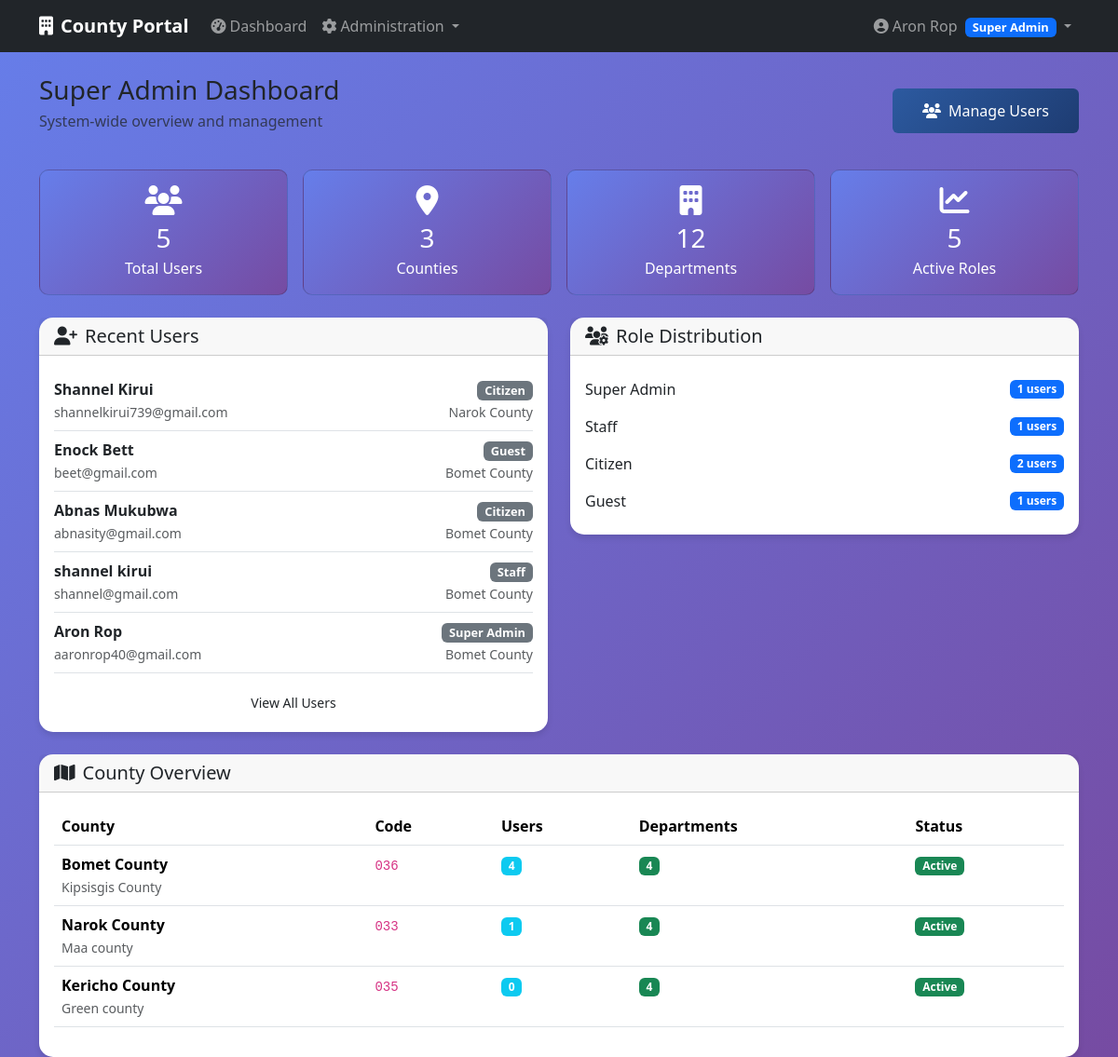
The page /admin-dashboard (signed in) on the database as committed earlier.
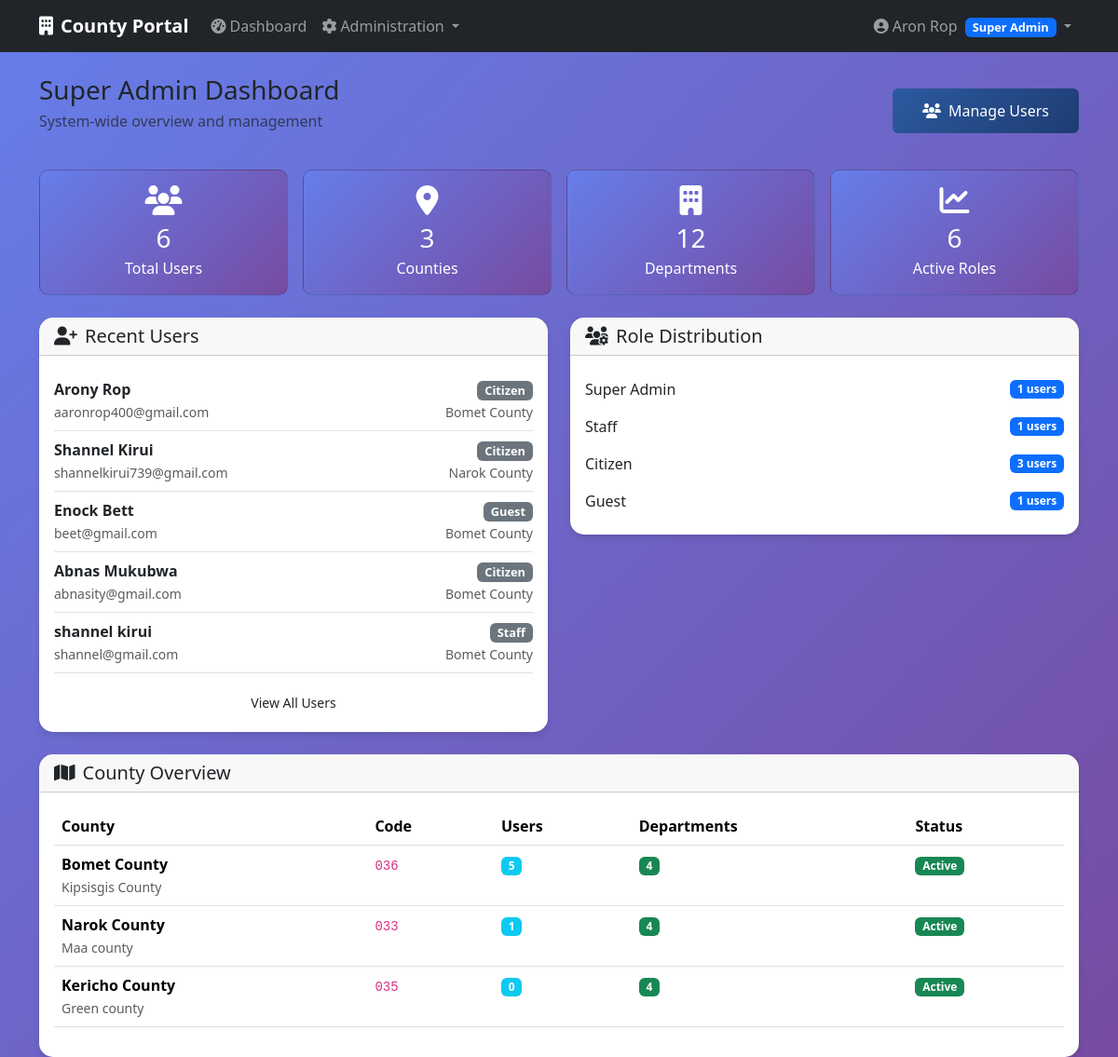
The same page on the database as committed later.
### app/models/user.py (models this page shows, shortened)
class Role(db.Model, RoleMixin):
    __tablename__ = 'roles'
    id = db.Column(db.Integer, primary_key=True)
    name = db.Column(db.String(80), unique=True, nullable=False)
    description = db.Column(db.String(255), nullable=True)

class User(db.Model, UserMixin):
    __tablename__ = 'users'
    id = db.Column(db.Integer, primary_key=True)
    email = db.Column(db.String(255), unique=True, nullable=False)
    password = db.Column(db.String(128), nullable=False)
    first_name = db.Column(db.String(100))
    last_name = db.Column(db.String(100))
    phone = db.Column(db.String(20))
    active = db.Column(db.Boolean(), default=True)
    confirmed_at = db.Column(db.DateTime())
    created_at = db.Column(db.DateTime(), default=db.func.current_timestamp())
    fs_uniquifier = db.Column(db.String(64), unique=True, nullable=False, default=lambda: str(uuid.uuid4()))
    county_id = db.Column(db.Integer, db.ForeignKey('counties.id'))
    department_id = db.Column(db.Integer, db.ForeignKey('departments.id'))
    last_login_at = db.Column(db.DateTime())
    current_login_at = db.Column(db.DateTime())
    last_login_ip = db.Column(db.String(45))
    current_login_ip = db.Column(db.String(45))
    login_count = db.Column(db.Integer, default=0)
    roles = db.relationship('Role', secondary=roles_users, backref=db.backref('users', lazy='dynamic'))
    def full_name(self):
        if self.first_name and self.last_name:
            return f"{self.first_name} {self.last_name}"
        return self.email.split('@')[0] #Fallback if the user dont provide first_name or last_name or both
    def has_role(self, role_name):
        return any(role.name == role_name for role in self.roles)

### app/models/county.py (models this page shows, shortened)
class County(db.Model):
        __tablename__ = 'counties'
        id = db.Column(db.Integer, primary_key=True)
        name = db.Column(db.String(100), unique=True, nullable=False)
        code = db.Column(db.String(10), unique=True, nullable=False)
        description = db.Column(db.Text)
        active = db.Column(db.Boolean, default=True)
        created_at = db.Column(db.DateTime, default=datetime.utcnow)
        users = db.relationship('User', backref='county', lazy='dynamic')
        departments = db.relationship('Department', backref='county',lazy='dynamic')

### app/main/views.py (the view)
@main_bp.route('/admin-dashboard')
@login_required
@roles_required(UserRoles.SUPER_ADMIN)
def admin_dashboard():
    total_users = User.query.count()
    total_counties = County.query.count()
    total_departments = Department.query.count()
    recent_users = User.query.order_by(User.created_at.desc()).limit(5).all()
    role_stats = {}
    for role in Role.query.all():
        role_stats[role.name] = len(role.users.all())
    county_stats = []
    for county in County.query.all():
        county_stats.append({
            'county': county,
            'user_count': county.users.count(),
            'department_count': county.departments.count()
        })
    return render_template('main/admin_dashboard.html',
                            total_users=total_users,
                            total_counties=total_counties,
                            total_departments=total_departments,
                            recent_users=recent_users,
                            role_stats=role_stats,
                            county_stats=county_stats)

### app/templates/main/admin_dashboard.html (shortened to what the changed rows need)
{% extends "base.html" %}
    {% block content %}
    <div class="row">
        <div class="col-12">
            <div class="d-flex justify-content-between align-items-center mb-4">
                <div>
                    <h1 class="h3 mb-1">Super Admin Dashboard</h1>
                </div>
            </div>
        </div>
    </div>
    <div class="row g-3 mb-4">
        <div class="col-md-3">
            <div class="card stat-card">
                <div class="card-body text-center">
                    <i class="fas fa-users fa-2x mb-2"></i>
                    <h3 class="mb-1">{{ total_users }}</h3>
                    <p class="mb-0">Total Users</p>
                </div>
            </div>
        </div>
        <div class="col-md-3">
            <div class="card stat-card">
                <div class="card-body text-center">
                    <i class="fas fa-chart-line fa-2x mb-2"></i>
                    <h3 class="mb-1">{{ role_stats.values() | sum }}</h3>
                    <p class="mb-0">Active Roles</p>
                </div>
            </div>
        </div>
    </div>
    <div class="row">
        <div class="col-md-6">
            <div class="card dashboard-card">
                <div class="card-body">
                    {% for user in recent_users %}
                    <div class="d-flex justify-content-between align-items-center py-2 border-bottom">
                        <div>
                            <strong>{{ user.full_name() }}</strong><br>
                            <small class="text-muted">{{ user.email }}</small>
                        </div>
                        <div class="text-end">
                            {% for role in user.roles %}
                            <span class="badge bg-secondary role-badge">{{ role.
  name.replace('_', ' ').title() }}</span>
                            {% endfor %}
                            {% if user.county %}
                            <br><small class="text-muted">{{ user.county.name
  }}</small>
                            {% endif %}
                        </div>
                    </div>
                    {% endfor %}
                </div>
            </div>
        </div>
        <div class="col-md-6">
            <div class="card dashboard-card">
                <div class="card-body">
                    {% for role_name, count in role_stats.items() %}
                    <div class="d-flex justify-content-between align-items-center
  py-2">
                        <span>{{ role_name.replace('_', ' ').title() }}</span>
                        <span class="badge bg-primary">{{ count }} users</span>
                    </div>
                    {% endfor %}
                </div>
            </div>
        </div>
    </div>
    <div class="row mt-4">
        <div class="col-12">
            <div class="card dashboard-card">
                <div class="card-body">
                    <div class="table-responsive">
                        <table class="table table-hover">
                            <thead>
                                <tr>
                                    <th>County</th>
                                    <th>Code</th>
                                    <th>Users</th>
                                    <th>Departments</th>
                                    <th>Status</th>
                                </tr>
                            </thead>
                            <tbody>
                                {% for stat in county_stats %}
                                <tr>
                                    <td>
                                        <strong>{{ stat.county.name }}</strong>
                                        {% if stat.county.description %}
                                        <br><small class="text-muted">{{ stat.
  county.description }}</small>
                                        {% endif %}
                                    </td>
                                    <td><code>{{ stat.county.code }}</code></td>
                                    <td><span class="badge bg-info">{{ stat.
  user_count }}</span></td>
                                    <td><span class="badge bg-success">{{ stat.
  department_count }}</span></td>
                                    <td>
                                        <span class="badge bg-{{ 'success' if stat.
  county.active else 'danger' }}">
                                            {{ 'Active' if stat.county.active else
  'Inactive' }}
                                        </span>
                                    </td>
                                </tr>
                                {% endfor %}
                            </tbody>
                        </table>
                    </div>
                </div>
            </div>
        </div>
    </div>
    {% endblock %}

### app/templates/base.html (shortened to what this page needs)
<!DOCTYPE html>
    <html lang="en">
    <head>
        <link href="https://cdn.jsdelivr.net/npm/bootstrap@5.3.2/dist/css/bootstrap.min.css" rel="stylesheet">
        <link href="https://cdnjs.cloudflare.com/ajax/libs/font-awesome/6.4.0/css/all.min.css" rel="stylesheet">
    </head>
    <body>
        <nav class="navbar navbar-expand-lg navbar-dark bg-dark">
            <div class="container">
                <a class="navbar-brand" href="{{ url_for('main_bp.index') }}">
                    <i class="fas fa-building me-2"></i>County Portal
                </a>
                {% if current_user.is_authenticated %}
                <div class="collapse navbar-collapse" id="navbarNav">
                    <ul class="navbar-nav me-auto">
                        <li class="nav-item">
                            <a class="nav-link" href="{{ url_for('main_bp.dashboard') }}">
                                <i class="fas fa-tachometer-alt me-1"></i>Dashboard
                            </a>
                        </li>
                        {% if current_user.has_role('super_admin') %}
                        <li class="nav-item dropdown">
                            <a class="nav-link dropdown-toggle" href="#" id="adminDropdown" role="button" data-bs-toggle="dropdown">
                                <i class="fas fa-cog me-1"></i>Administration
                            </a>
                        </li>
                        {% endif %}
                    </ul>
                    <ul class="navbar-nav">
                        <li class="nav-item dropdown">
                            <a class="nav-link dropdown-toggle" href="#" id="userDropdown" role="button" data-bs-toggle="dropdown">
                                <i class="fas fa-user-circle me-1"></i>{{ current_user.full_name() }}
                                {% for role in current_user.roles %}
                                <span class="badge bg-primary role-badge ms-1">{{ role.name.replace('_', ' ').title() }}</span>
                                {% endfor %}
                            </a>
                        </li>
                    </ul>
                </div>
                {% else %}
                <div class="d-flex">
                    <a href="{{ url_for('security.login') }}" class="btn btn-outline-light me-2">Login</a>
                    <a href="{{ url_for('security.register') }}" class="btn btn-primary">Register</a>
                </div>
                {% endif %}
            </div>
        </nav>
        <main class="container mt-4">
            {% block content %}{% endblock %}
        </main>
    </body>
    </html>

Rows that differ between the two databases and show on the page:
no longer on one of the page's lists (row unchanged): User: full_name "Aron Rop", email "aaronrop40@gmail.com", county.name "Bomet County"
computed for User "Aron Rop": loses Role (name.replace "Super Admin", name "Super Admin", replace "Super Admin", id "1")
added User: full_name "Arony Rop", email "aaronrop400@gmail.com", county.name "Bomet County", Role (name "Citizen")
computed for Role "Citizen": id "2" → "3"
Other text that changed with them:
{{ total_users }}: "5" → "6"
{{ role_stats.values() | sum }}: "5" → "6"
new list line: "Bomet County Kipsisgis County 036 Active"
new list line: "5 4"
list line gone: "Bomet County Kipsisgis County 036 Active"
list line gone: "4 4"
